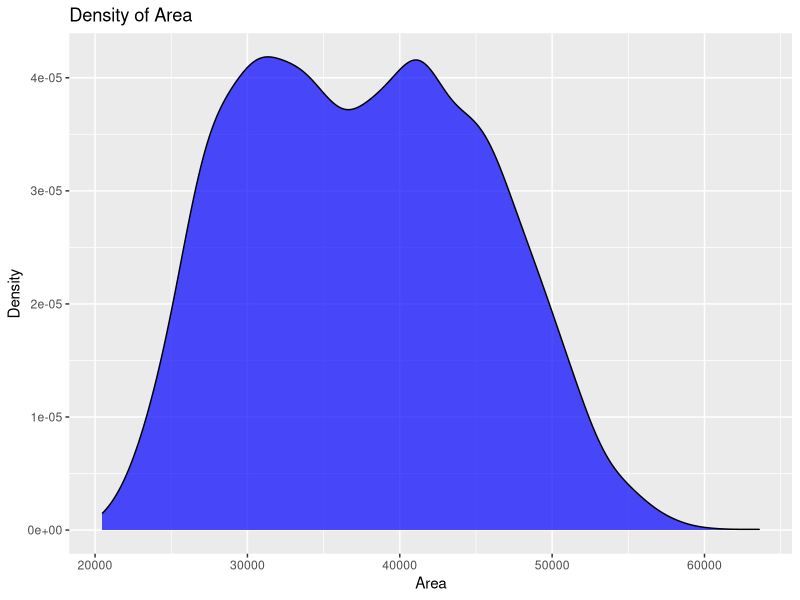
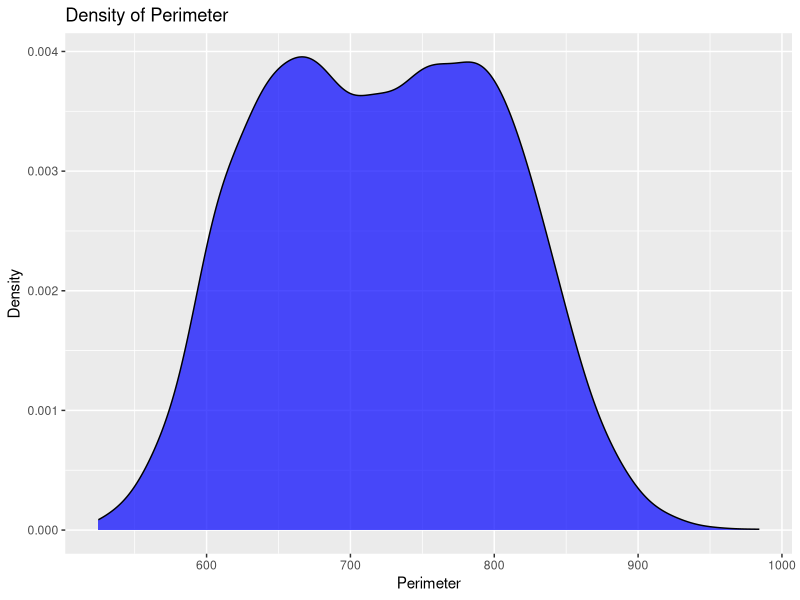
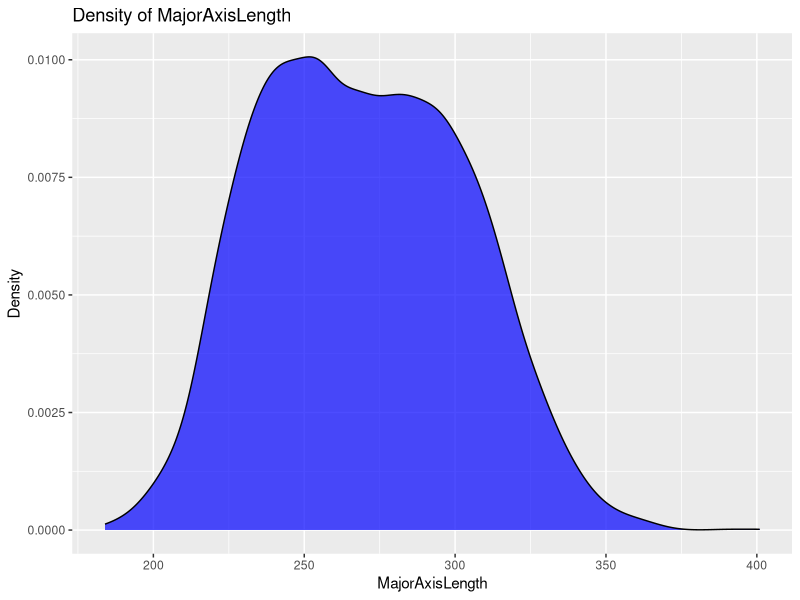
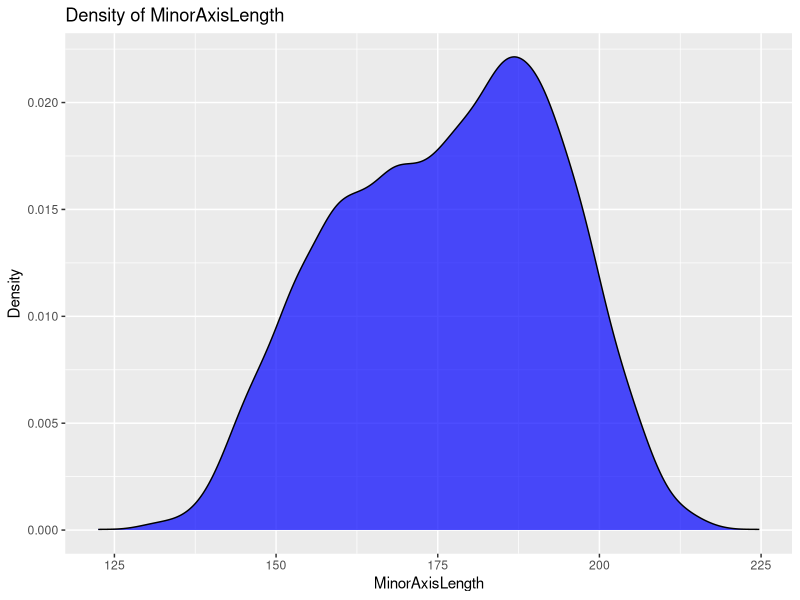
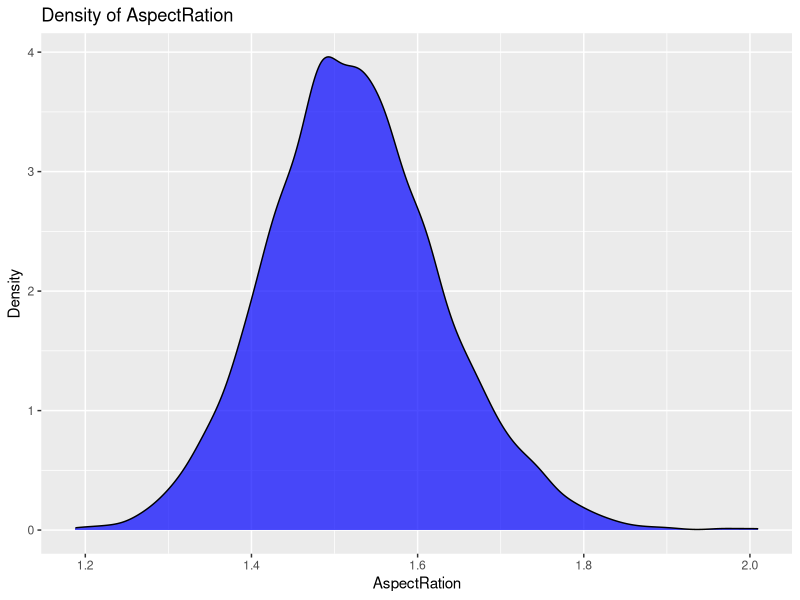
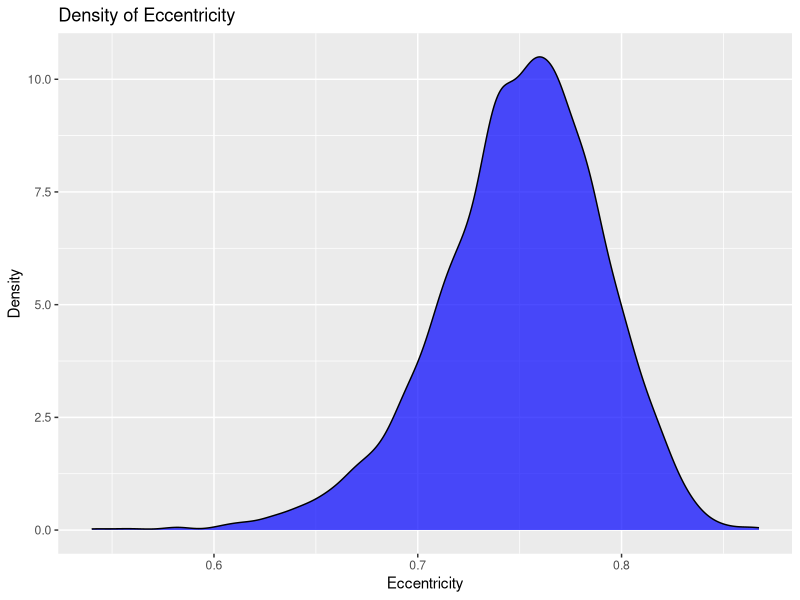
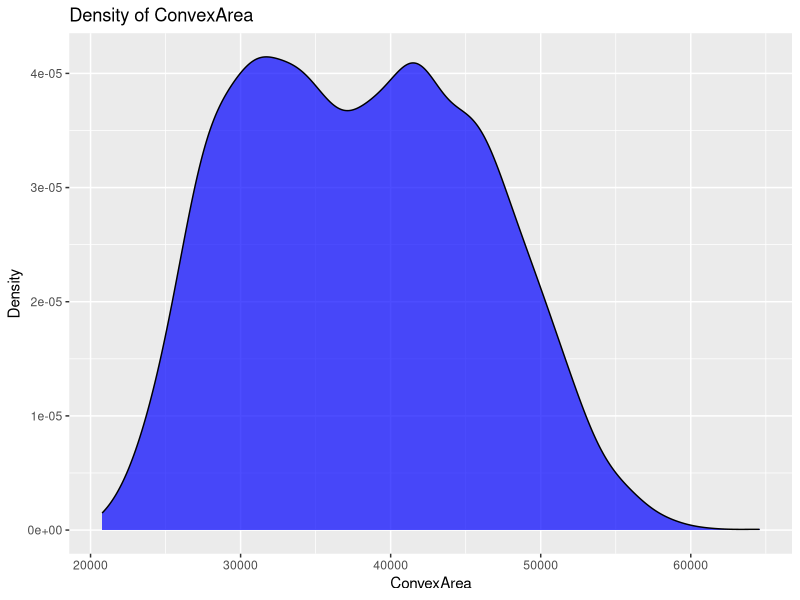
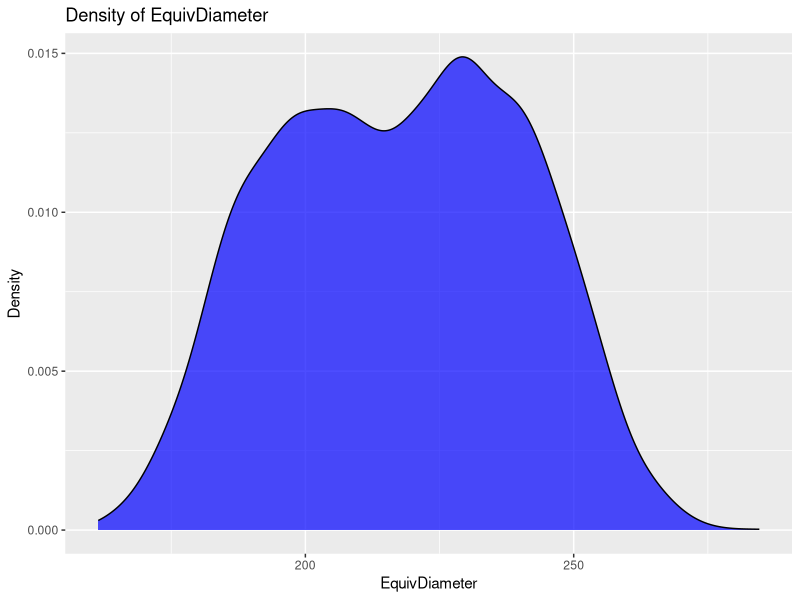

Reproduce these figures in R, in order.
## ---- chunk 1
knitr::opts_chunk$set(echo = TRUE)
## ---- chunk 2
data <- read.csv("train_data.csv")
## ---- chunk 3
library(corrplot)
library(caret)
library(ggplot2)
library(glmnet)
library(Matrix)
library(ggfortify)
## ---- chunk 4
summary(data)
str(data)
head(data)
## ---- chunk 5
for (variable in names(data)) {
  plot <- ggplot(data, aes_string(x = variable)) +
          geom_density(fill = "blue", alpha = 0.7) +
          ggtitle(paste("Density of", variable)) +
          xlab(variable) +
          ylab("Density")
  
  print(plot)
}
## ---- chunk 6
correlation_matrix <- cor(data)
corrplot(correlation_matrix, method = "circle")
## ---- chunk 7
highCor <- findCorrelation(correlation_matrix, cutoff = 0.75)
data_reduced <- data[,-highCor]
## ---- chunk 8
numeric_columns <- sapply(data, is.numeric)
numeric_columns["Y"] <- FALSE
numeric_columns
data[numeric_columns] <- scale(data[numeric_columns])
## ---- chunk 9
x <- as.matrix(data_reduced[, -which(names(data_reduced) == "Y")])
y <- data_reduced$Y
cv_fit <- cv.glmnet(x, y, alpha = 1)  # Use alpha=0 for ridge and alpha=1 for lasso
## ---- chunk 10
pca_result <- prcomp(data, center = TRUE, scale. = TRUE)
summary(pca_result)
autoplot(pca_result, data = data, color = 'Y')  # If 'Y' is the target variable
plot(pca_result)
pca_data <- as.data.frame(pca_result$x)
